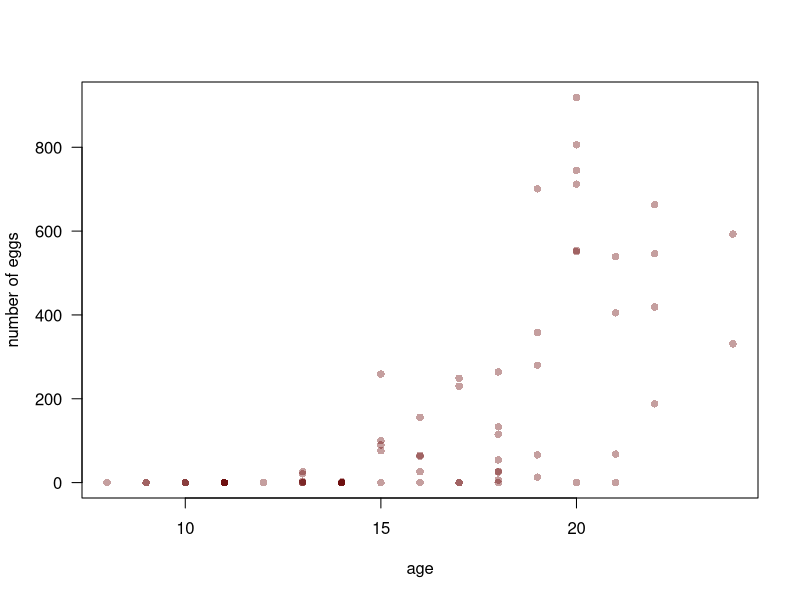
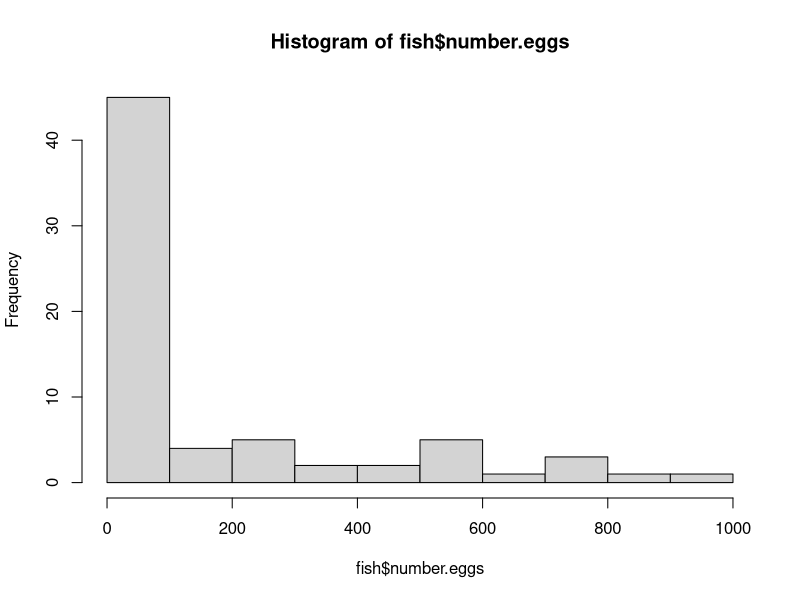
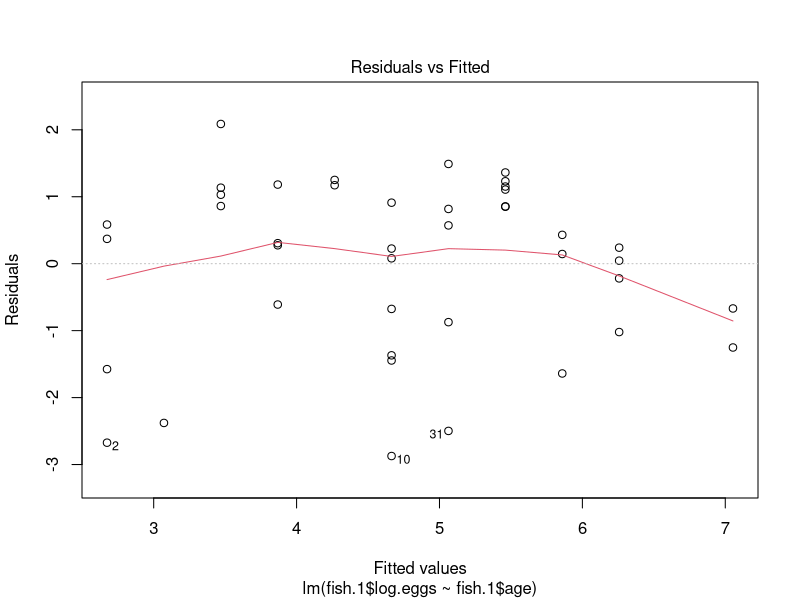
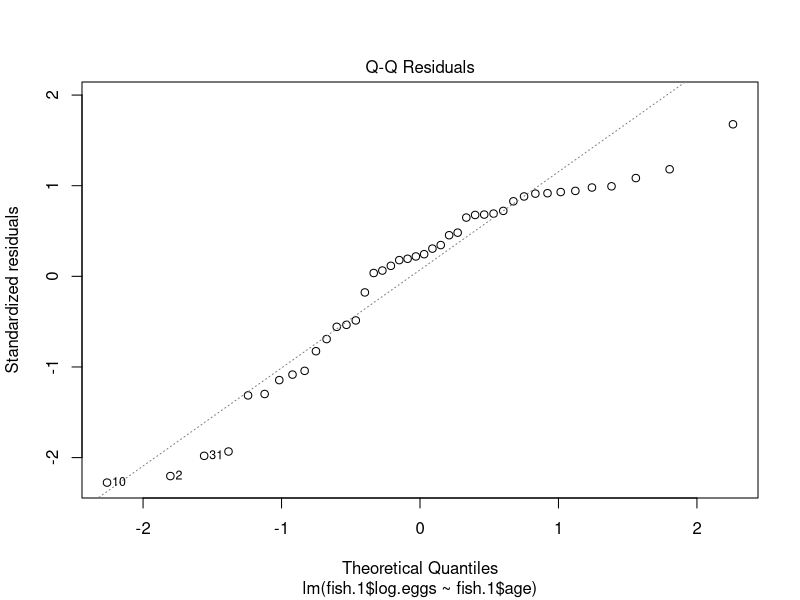
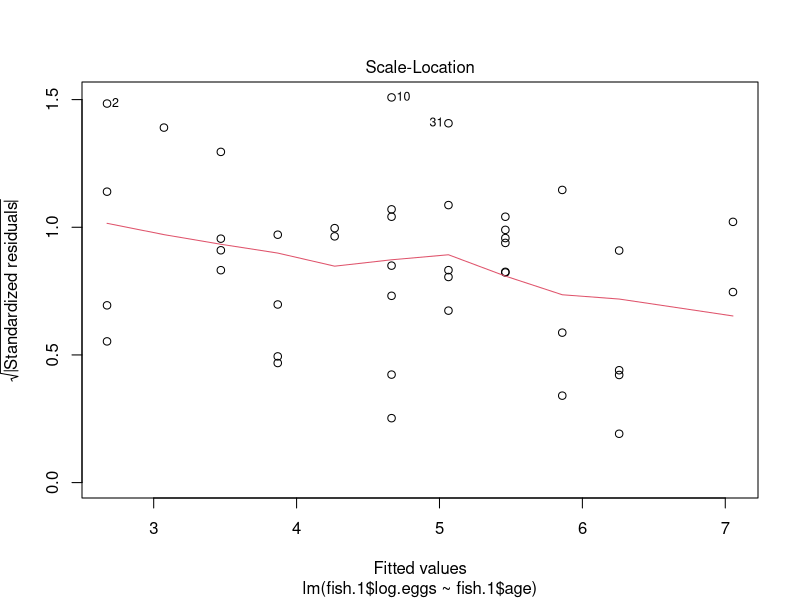
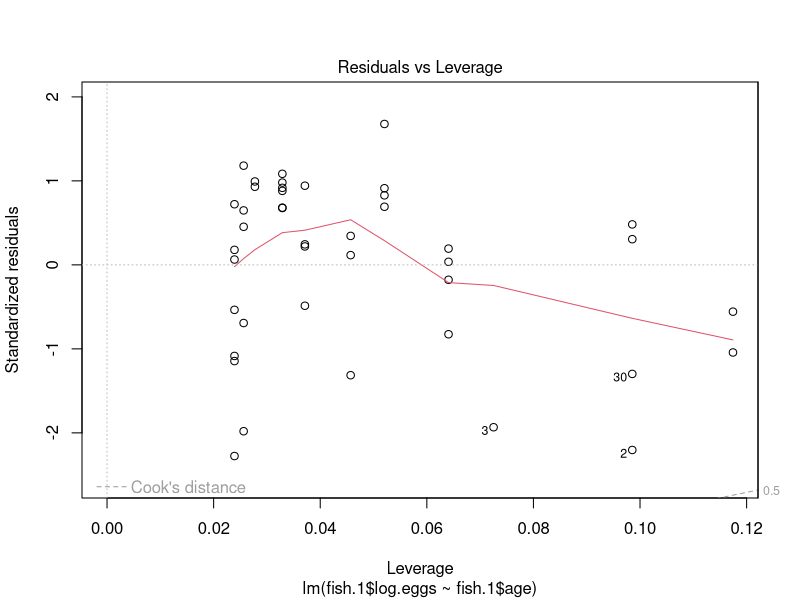
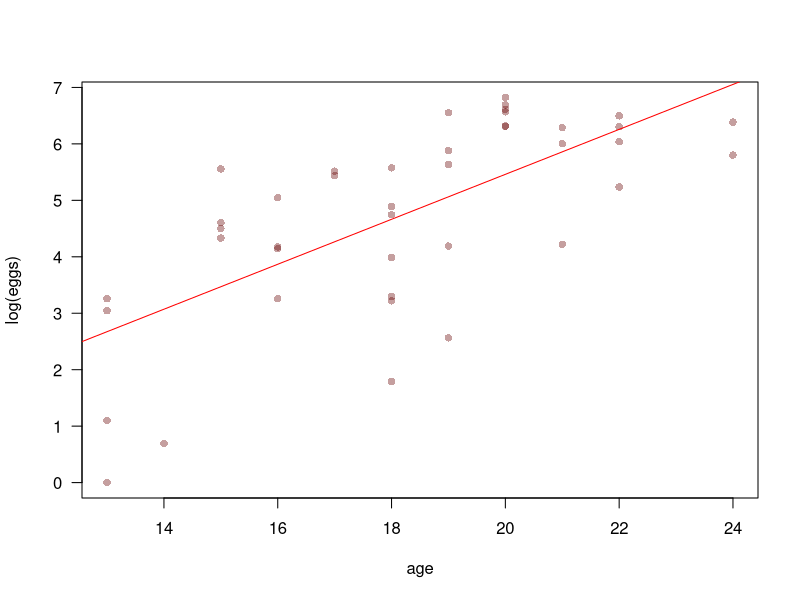
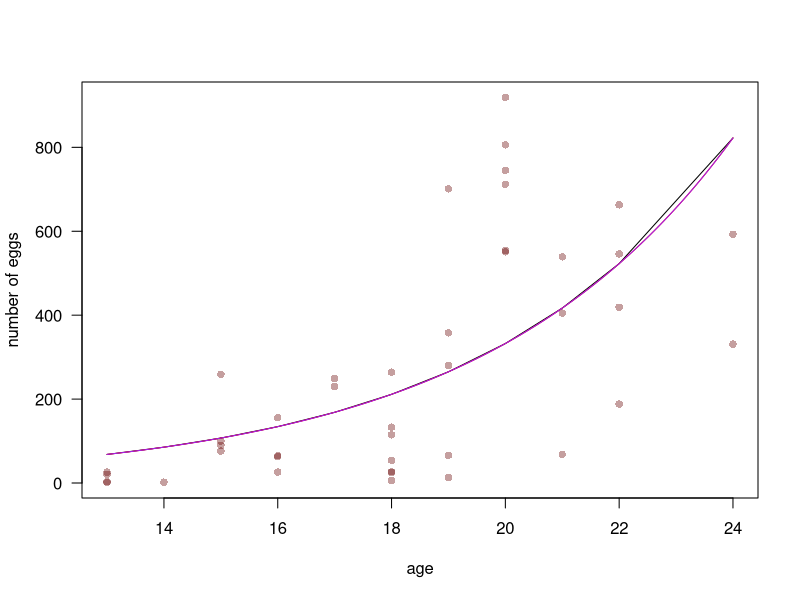

These figures' R source, in order:
#
#
# GLM assignment
#
#
#

# some general parameters

col.t <- c("#660000")
alpha.t <- 60

# ---- start the assignment questions:
# --- read data and make selection 
list.files()

fish.all <- read.csv("data.fish.csv", stringsAsFactors = FALSE)
str(fish.all)
fish <- fish.all[fish.all$year == 2011,]

# --- a
plot(fish$age, fish$number.eggs, pch = 16, col = paste(col.t[1], alpha.t, sep = ""), las = 1, ylab = "number of eggs", xlab = "age")
# looks like a lot of 0 values
hist(fish$number.eggs)
# yes, indeed. Zero inflated data. Problem.
# problems
# - zero inflated data
# - variance seems to increase with age -> not normals

# --- b 
# count data following a poisson distribution

# --- c
# zero inflated data 
# split the test into two parts: one binomial and one poisson data with zeros excluded

# --- d
fish.1 <- fish[fish$number.eggs > 0,]
length(fish.1$number.eggs[fish.1$number.eggs == 0])
# 0, correct

# === method 1 transform and do LM ===

# --- e
fish.1$log.eggs <- log(fish.1$number.eggs)

m.l0 <- lm(fish.1$log.eggs ~ fish.1$age)
summary(m.l0)
plot(m.l0)

# doesnt look too bad but the QQ plot shows a strange pattern

# model reduction
m.l1 <- lm(fish.1$log.eggs ~ 1)
anova(m.l0, m.l1)
# output shows that age significantly increases the amount of variance
# explianed -> keep it in.

# --- f
plot(fish.1$age, fish.1$log.eggs, pch = 16, col = paste(col.t[1], alpha.t, sep = ""), las = 1, ylab = "log(eggs)", xlab = "age")
abline(m.l0, col = "red")

# === method 2 GLM ===
# --- g


# --- h 
m1 <- glm(number.eggs ~ age, family = "poisson", data = fish.1)
summary(m1)

# --- i
plot(fish.1$age, fish.1$number.eggs, pch = 16, col = paste(col.t[1], alpha.t, sep = ""), las = 1, ylab = "number of eggs", xlab = "age")
# use fitted values
lines(fish.1$age[order(fish.1$age)], m1$fitted.values[order(fish.1$age)])
# use predict
age.predict <- seq(min(fish.1$age), max(fish.1$age), 0.1)
pred.response <- predict(m1, list(age = age.predict), type = "response")
lines(age.predict, pred.response, col = "red")


# --- j
m1$deviance / m1$df.residual

# --- k
mq1 <- glm(number.eggs ~ age, family = "quasipoisson" , data = fish.1)
summary(mq1)
pred.response.quasi <- predict(mq1, list(age = age.predict), type = "response")
lines(age.predict, pred.response.quasi, col = "purple")
 # check manually how different they are
pred.response.quasi - pred.response

# --- l
# 
m.full <- glm(number.eggs ~ age + body.length, family = "poisson", data = fish.1)
m.full.1 <- glm(number.eggs ~ body.length + age , family = "poisson", data = fish.1)
summary(m.full)
summary(m.full.1)
# order does not matter

# effect of age
m.1a <- glm(number.eggs ~ body.length, family = "poisson", data = fish.1)
anova(m.full, m.1a, test = "Chisq")
# check for effect of body length
m.1b <- glm(number.eggs ~ age , family = "poisson", data = fish.1)
anova(m.full, m.1b, test = "Chisq")







  